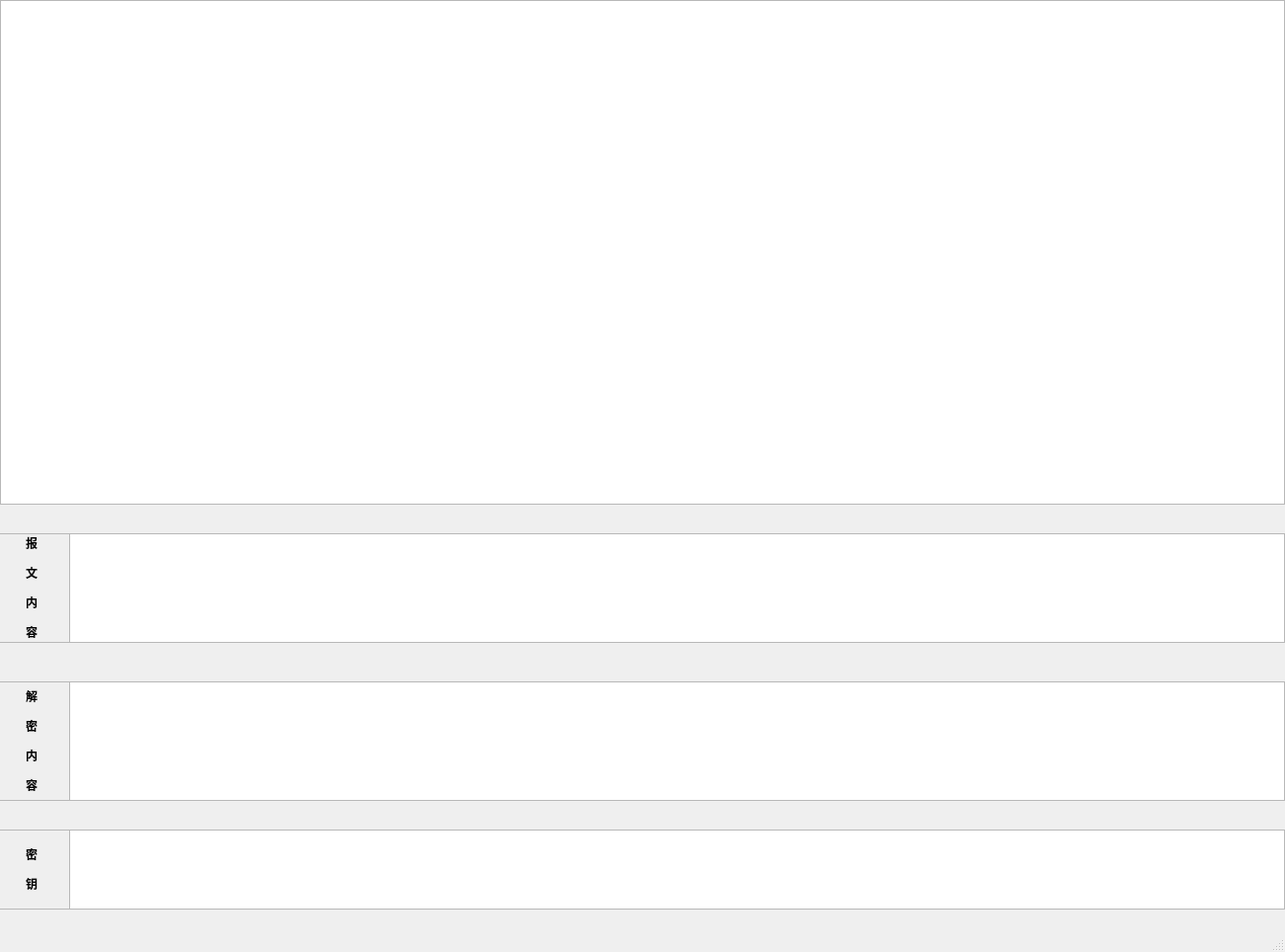
<?xml version="1.0" encoding="UTF-8"?>
<ui version="4.0">
 <class>MainWindow</class>
 <widget class="QMainWindow" name="MainWindow">
  <property name="geometry">
   <rect>
    <x>0</x>
    <y>0</y>
    <width>1301</width>
    <height>964</height>
   </rect>
  </property>
  <property name="windowTitle">
   <string>MainWindow</string>
  </property>
  <widget class="QWidget" name="centralwidget">
   <widget class="QTableView" name="tableView">
    <property name="geometry">
     <rect>
      <x>0</x>
      <y>0</y>
      <width>1301</width>
      <height>511</height>
     </rect>
    </property>
   </widget>
   <widget class="QLabel" name="label_3">
    <property name="geometry">
     <rect>
      <x>-10</x>
      <y>840</y>
      <width>81</width>
      <height>81</height>
     </rect>
    </property>
    <property name="frameShape">
     <enum>QFrame::StyledPanel</enum>
    </property>
    <property name="text">
     <string>&lt;html&gt;&lt;head/&gt;&lt;body&gt;&lt;p align=&quot;center&quot;&gt;&lt;span style=&quot; font-weight:600;&quot;&gt;密&lt;/span&gt;&lt;/p&gt;&lt;p align=&quot;center&quot;&gt;&lt;span style=&quot; font-weight:600;&quot;&gt;钥&lt;/span&gt;&lt;/p&gt;&lt;/body&gt;&lt;/html&gt;</string>
    </property>
   </widget>
   <widget class="QTextEdit" name="textEdit_2">
    <property name="geometry">
     <rect>
      <x>70</x>
      <y>690</y>
      <width>1231</width>
      <height>121</height>
     </rect>
    </property>
   </widget>
   <widget class="QLabel" name="label_2">
    <property name="geometry">
     <rect>
      <x>-10</x>
      <y>690</y>
      <width>81</width>
      <height>121</height>
     </rect>
    </property>
    <property name="frameShape">
     <enum>QFrame::StyledPanel</enum>
    </property>
    <property name="text">
     <string>&lt;html&gt;&lt;head/&gt;&lt;body&gt;&lt;p align=&quot;center&quot;&gt;&lt;span style=&quot; font-weight:600;&quot;&gt;解&lt;/span&gt;&lt;/p&gt;&lt;p align=&quot;center&quot;&gt;&lt;span style=&quot; font-weight:600;&quot;&gt;密&lt;/span&gt;&lt;/p&gt;&lt;p align=&quot;center&quot;&gt;&lt;span style=&quot; font-weight:600;&quot;&gt;内&lt;/span&gt;&lt;/p&gt;&lt;p align=&quot;center&quot;&gt;&lt;span style=&quot; font-weight:600;&quot;&gt;容&lt;/span&gt;&lt;/p&gt;&lt;/body&gt;&lt;/html&gt;</string>
    </property>
   </widget>
   <widget class="QTextEdit" name="textEdit">
    <property name="geometry">
     <rect>
      <x>70</x>
      <y>540</y>
      <width>1231</width>
      <height>111</height>
     </rect>
    </property>
   </widget>
   <widget class="QLabel" name="label">
    <property name="geometry">
     <rect>
      <x>-10</x>
      <y>540</y>
      <width>81</width>
      <height>111</height>
     </rect>
    </property>
    <property name="frameShape">
     <enum>QFrame::StyledPanel</enum>
    </property>
    <property name="frameShadow">
     <enum>QFrame::Plain</enum>
    </property>
    <property name="text">
     <string>&lt;html&gt;&lt;head/&gt;&lt;body&gt;&lt;p align=&quot;center&quot;&gt;&lt;span style=&quot; font-weight:600;&quot;&gt;报&lt;/span&gt;&lt;/p&gt;&lt;p align=&quot;center&quot;&gt;&lt;span style=&quot; font-weight:600;&quot;&gt;文&lt;/span&gt;&lt;/p&gt;&lt;p align=&quot;center&quot;&gt;&lt;span style=&quot; font-weight:600;&quot;&gt;内&lt;/span&gt;&lt;/p&gt;&lt;p align=&quot;center&quot;&gt;&lt;span style=&quot; font-weight:600;&quot;&gt;容&lt;/span&gt;&lt;/p&gt;&lt;/body&gt;&lt;/html&gt;</string>
    </property>
   </widget>
   <widget class="QTextEdit" name="textEdit_3">
    <property name="geometry">
     <rect>
      <x>70</x>
      <y>840</y>
      <width>1231</width>
      <height>81</height>
     </rect>
    </property>
   </widget>
  </widget>
  <widget class="QMenuBar" name="menubar">
   <property name="geometry">
    <rect>
     <x>0</x>
     <y>0</y>
     <width>1301</width>
     <height>26</height>
    </rect>
   </property>
  </widget>
  <widget class="QStatusBar" name="statusbar"/>
 </widget>
 <resources/>
 <connections/>
</ui>
